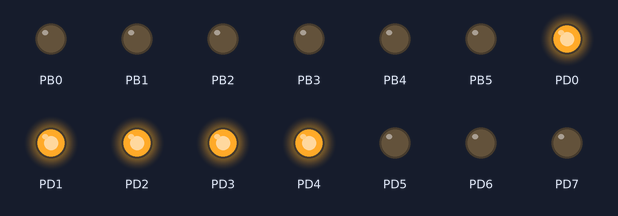
A program run on a simulated ATmega328P, built with avr-gcc and emulated at 16 MHz. On the bench: output pins drawn as LEDs (lit = HIGH).

Above: at 0.15 s.
At 4.69 s:
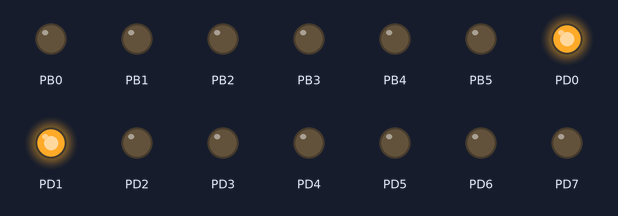
At 9.85 s:
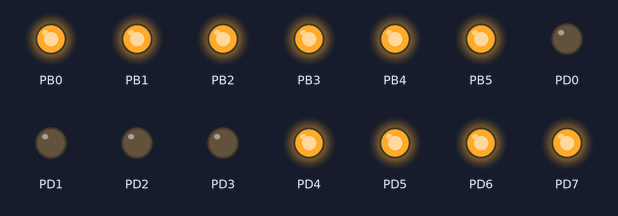
At 19.87 s:
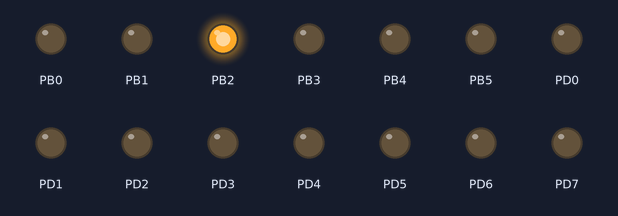
At 29.57 s:
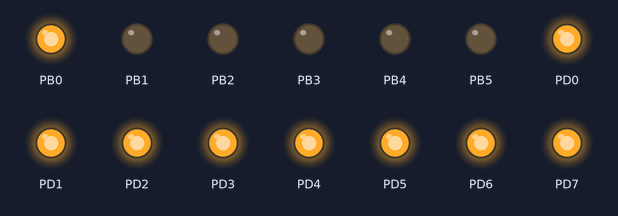
At 39.58 s:
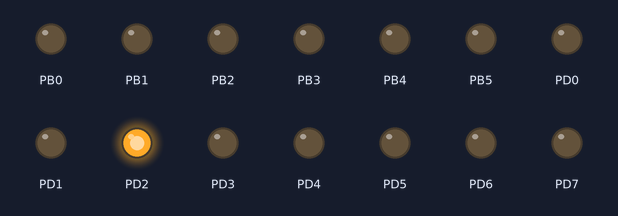
Timing chart, 0 to 39.9 s (numbered marks = the images above):
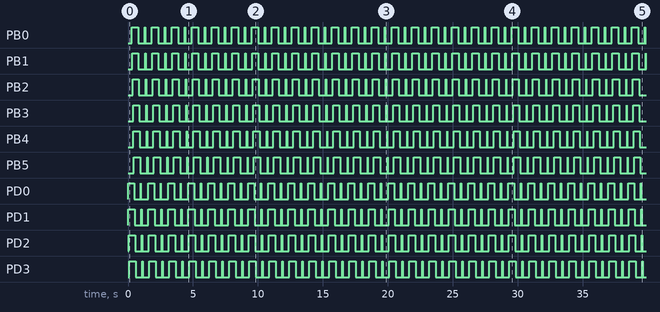

Measured:
- by itself, PB0: repeats every 1.5 s: LOW 0.53 s, HIGH 0.02 s, LOW 0.50 s, HIGH 0.49 s
- by itself, PB1: repeats every 1.5 s: LOW 0.54 s, HIGH 0.02 s, LOW 0.50 s, HIGH 0.49 s
- by itself, PB2: repeats every 1.5 s: LOW 0.54 s, HIGH 0.02 s, LOW 0.49 s, HIGH 0.49 s
- by itself, PB3: repeats every 1.5 s: LOW 0.55 s, HIGH 0.02 s, LOW 0.49 s, HIGH 0.49 s
- by itself, PB4: repeats every 1.5 s: LOW 0.55 s, HIGH 0.02 s, LOW 0.48 s, HIGH 0.49 s
- by itself, PB5: repeats every 1.5 s: LOW 0.56 s, HIGH 0.02 s, LOW 0.48 s, HIGH 0.49 s
- by itself, PD0: repeats every 1.5 s: LOW 0.49 s, HIGH 0.02 s, LOW 0.54 s, HIGH 0.49 s
- by itself, PD1: repeats every 1.5 s: LOW 0.50 s, HIGH 0.02 s, LOW 0.54 s, HIGH 0.49 s

The program:

main.c
```c
/*
 * led_tym.c
 *
 * Created: 8/28/2024 3:45:51 PM
 * Author : DungLT
 */

#include <avr/io.h>
#define F_CPU 16000000UL
#include<stdint.h>
#include<util/delay.h>

void write_pin(volatile uint8_t *PORTx, char PORTxn, int val)
{
	if(val)
	{
		*PORTx |= (1 << PORTxn);
	}
	else
	{
		*PORTx &= ~(1 << PORTxn);
	}
}

void  nhay_dong_thoi(unsigned char arr1[], unsigned char arr2[])
{
	for(int i =0; i < 8; i++)
	{
		write_pin(&PORTD,arr1[i],1);
		_delay_ms(35);
	}
	for(int i =0; i < 6; i++)
	{
		write_pin(&PORTB,arr2[i],1);
		_delay_ms(35);
	}
	for(int i =0; i < 8; i++)
	{
		write_pin(&PORTD,arr1[i],0);
		_delay_ms(35);
	}
	for(int i =0; i < 6; i++)
	{
		write_pin(&PORTB,arr2[i],0);
		_delay_ms(35);
	}
}

void  con_tro_chay(unsigned char arr1[], unsigned char arr2[])
{
	for(int i =0; i < 8; i++)
	{
		write_pin(&PORTD,arr1[i],1);
		_delay_ms(20);
		write_pin(&PORTD,arr1[i],0);
		_delay_ms(20);
	}
	for(int i =0; i < 6; i++)
	{
		write_pin(&PORTB,arr1[i],1);
		_delay_ms(20);
		write_pin(&PORTB,arr1[i],0);
		_delay_ms(20);
	}
}

int main(void)
{
    /* Replace with your application code */
	DDRD |= 0xFF;
	DDRB |= 0xFF;
	unsigned char led1[] = {PORTD0, PORTD1, PORTD2, PORTD3, PORTD4, PORTD5, PORTD6, PORTD7};
	unsigned char led2[] = {PORTB0, PORTB1, PORTB2, PORTB3, PORTB4, PORTB5};
    while (1)
    {
		nhay_dong_thoi(led1,led2);
		con_tro_chay(led1,led2);
    }
}
```
